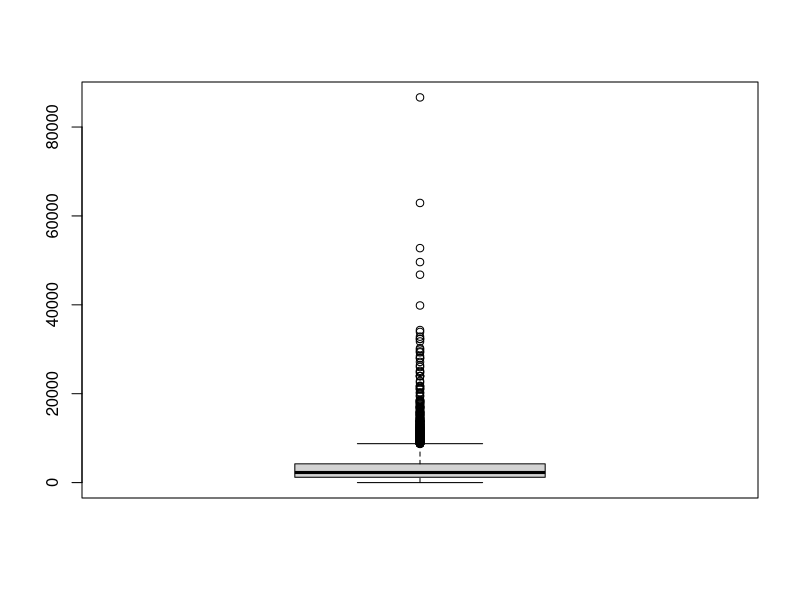

The R script that drew this image: (Note: this script raises an error after producing the figure.)
# 연속형 변수 요약
# data/salary_data.csv 파일 읽어서 데이터 프레임 생성
salary <- read.csv("data/salary_data.csv")
head(salary)

# 1) 정렬하기 -> min, max, quantile
min(salary)
max(salary)
qs <- quantile(salary$salary,seq(0,1,0.1) )
quantile(salary$salary, 0.7)
summary(salary)
boxplot(salary)
# 2) 소득 하위 70%에 해당하는 소득이 얼마인지 찾아보세요.
qs["70%"]

# dplyr의 전처리 함수 들을 이용해서

# 1) 하위 소득 70% 이하 소득자들의 숫자는 7000명
salary %>%  filter(salary <= quantile(salary, 0.7)) %>%
  summarise(pop = n())

# 2) 중위 소득의 150% 이하 소득자들의 숫자?
salary %>%  filter(salary <= quantile(salary, 0.5)*1.5) %>%
  summarise(pop = n())

# 3) 히스토그램
hist(salary$salary,breaks = seq(0, 9000, 500))

# 4) salary를 표준화(standardization)
# 표준화된 변수들의 평균은 0, 표준편차는 1임을 확인하세요.

# 범주형 변수 요약


